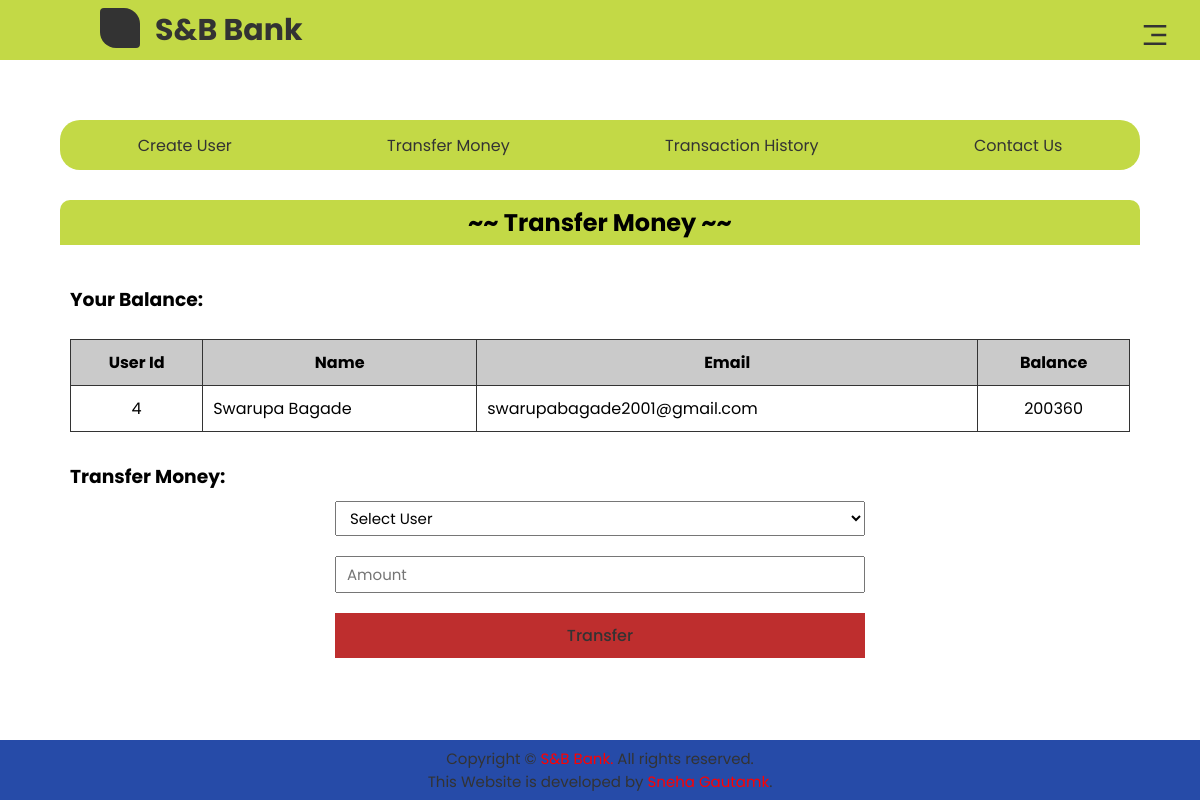
The app's page /transfer.php?id=4 with its own data.
### tables this page shows
CREATE TABLE `user` (
  `id` int(5) NOT NULL,
  `name` varchar(50) NOT NULL,
  `email` varchar(100) NOT NULL,
  `balance` int(10) NOT NULL
);

### transfer.php (the view, shortened to what this page needs)
<!DOCTYPE html>
<html lang="en">
  <head>
    <link rel="stylesheet" href="./assets/css/app.css" />
    <link
      href="https://cdn.jsdelivr.net/npm/remixicon@2.5.0/fonts/remixicon.css"
      rel="stylesheet"
    />
  </head>
  <body>
    <?php
      include "./components/header.php";
    ?>
    <main class="crtbanking">
      <div class="crtComponent">
        <?php
            require "./components/all-in-one-component.php"
        ?>
        <div class="compMainNav">
          <h2>~~ Transfer Money ~~</h2>
          <div class="userTable">
            <h3>Your Balance:</h3>
            <br />
            <table class="userDetails">
              <tr>
                <th>User Id</th>
                <th>Name</th>
                <th>Email</th>
                <th>Balance</th>
              </tr>
              <?php
                  require 'backend/config.php';
                  $userId =  $_GET['id'];
                  $select = "SELECT * FROM user WHERE id = $userId";
                  $selectResult = $conn->query($select); while($row =
                mysqli_fetch_array($selectResult))
                {
                  echo "<tr><td class='center'>$userId</td>";
                  echo "<td>$row[name]</td>";
                  echo "<td>$row[email]</td>";
                  echo "<td class='center'>$row[balance]</td>";
                }
              ?>
              </tr>
            </table>
            <h3>Transfer Money:</h3>
            <form
              action="./backend/transferMoney.php?id=<?php echo $userId;?>"
              method="post"
              class="transferForm"
              enctype="multipart/form"
            >
              <select name="transferNames" id="transferNames">
                <option selected disabled>Select User</option>
              </select>
              <input
                type="number"
                name="amount"
                id="amount"
                placeholder="Amount"
                required
              />
              <input type="submit" value="Transfer" />
            </form>
          </div>
        </div>
      </div>
    </main>
    <?php
        include './components/footer.php';
    ?>
  </body>
</html>

### assets/css/app.css (style rules this page uses)
* { margin: 0; padding: 0; box-sizing: border-box; font-family: 'Poppins', sans-serif; }
body { width: 100vw; overflow-x: hidden; }
main { height: 100vh; display: flex; align-items: center; justify-content: center; }
.crtComponent { height: 70vh; width: 70vw; display: flex; align-items: space-between; justify-content: space-between; }
.compMainNav { overflow: hidden; border-radius: 20px; width: 76%; box-shadow: 0 0 15px rgba(0, 0, 0, 0.26); }
.compMainNav h2 { width: 100%; text-align: center; background-color: #c3d946; padding: 5px 0; }
.userTable { height: 600px; overflow-y: auto; margin: 10px; }
table.userDetails { width: 100%; border: 1px solid #333; border-collapse: collapse; }
table.userDetails tr:first-child { background-color: rgba(107, 107, 107, 0.356); }
table.userDetails th, table.userDetails td { border: 1px solid #333; padding: 10px; }
.center { text-align: center; }
.userTable h3 { margin-top: 30px; }
form.transferForm { width: 100%; display: flex; align-items: center; justify-content: center; flex-direction: column; }
.transferForm select { width: 50%; padding: 5px 10px; outline: none; margin-top: 10px; font-size: 15px; }
.transferForm input { width: 50%; outline: none; margin-top: 20px; font-size: 15px; padding: 5px 10px; }
.transferForm input[type='submit'] { background-color: #be2e2e; color: #333; border: none; outline: none; padding: 10px; cursor: pointer; font-size: 16px; font-weight: 500; }
@media only screen and (max-width: 1400px) { .crtComponent { width: 90vw; } }
@media only screen and (max-width: 1201px) { .crtComponent { flex-direction: column; align-items: center; justify-content: flex-start; } }
@media only screen and (max-width: 1201px) { .compMainNav { width: 100%; box-shadow: none; height: max-content; border-radius: 10px 10px 0 0; padding-bottom: 40px; } }
@media only screen and (max-width: 1201px) { .userTable { height: 100%; padding-bottom: 20px; } }

### records on screen
user: name "Swarupa Bagade", email "swarupabagade2001@gmail.com", balance "200360"
